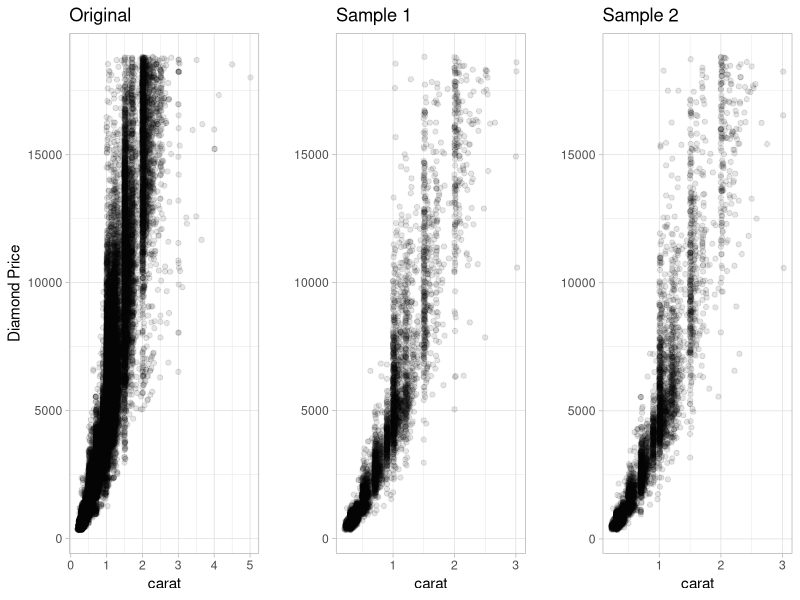
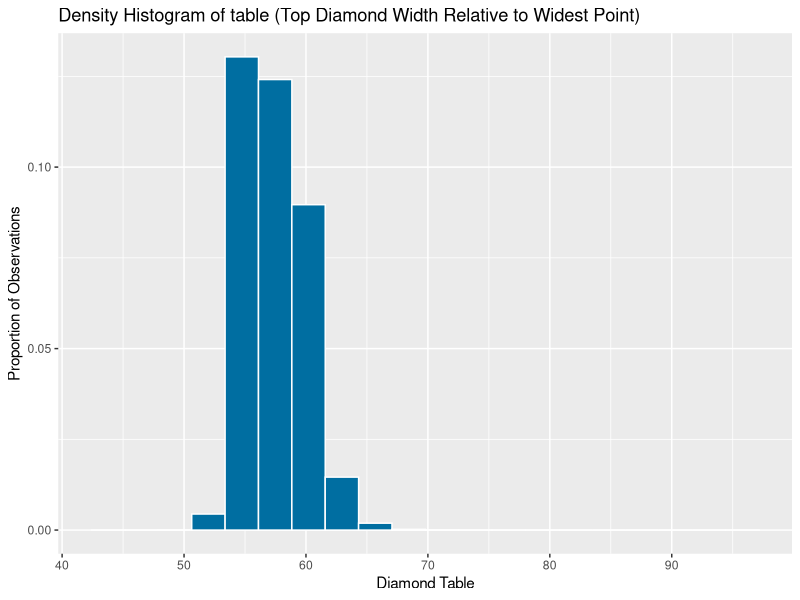
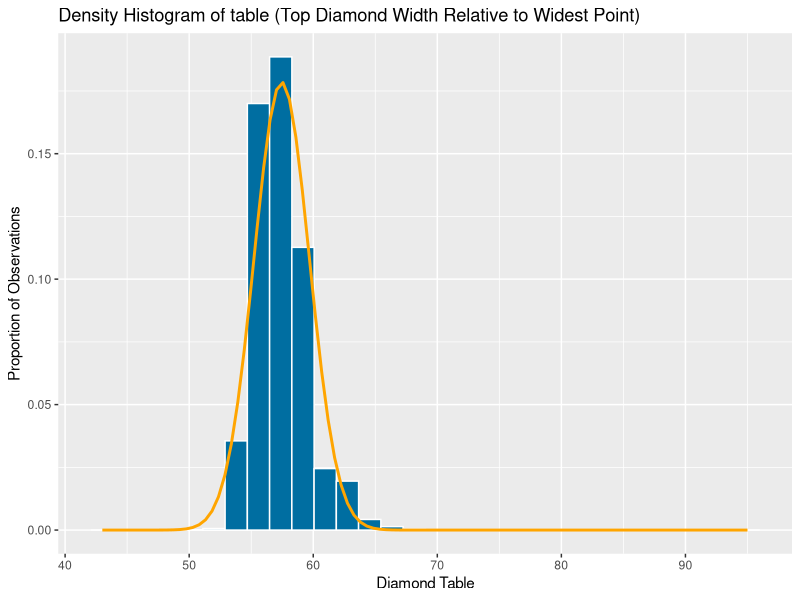

Recreate these plots in R, in order.
## ---- chunk 1
knitr::opts_chunk$set(echo = TRUE, 
                      message = FALSE, 
                      warning = FALSE,
                      comment = "")
## ---- chunk 2
library(tidyverse)
library(gridExtra)

## ---- chunk 3

diamonds

## ---- chunk 4
# diamonds_1 with sample_frac
diamonds_1 <- sample_frac(diamonds, size = 0.10)

## ---- chunk 5

diamonds_2 <- sample_n(diamonds, size = 5400)

## ---- chunk 6

original <- ggplot(data = diamonds, mapping = aes(x = carat, y = price)) + 
            geom_point(alpha = 0.1) + labs(title = "Original", y = 'Diamond Price') + theme_light()

sample_1 <- ggplot(data = diamonds_1, mapping = aes(x = carat, y = price)) + 
            geom_point(alpha = 0.1) + labs(title = "Sample 1", y = '') + theme_light()

sample_2 <- ggplot(data = diamonds_2, mapping = aes(x = carat, y = price)) + 
            geom_point(alpha = 0.1) + labs(title = "Sample 2", y = '') + theme_light()

## ---- chunk 7
# Arrange the saved plots next to each other
grid.arrange(original, sample_1, sample_2,nrow = 1)

## ---- chunk 8

sample(c("H", "T"), size = 1, prob = c(1/2, 1/2))

## ---- chunk 9
# A fair coin
sample(c("H", "T"), size = 10, replace = TRUE)

## ---- chunk 10
# A biased coin
sample(c("H", "T"), size = 10, replace = TRUE, prob = c(0.05, 0.95))

## ---- chunk 11
# Place any integer into set.seed() to initialize
set.seed(314)

sample(c("H", "T"), size = 1)

## ---- chunk 12
# Function to generate a random coin flip
coin_flip <- function() {
               sample(c("H", "T"), size = 1) }
## ---- chunk 13
# Call the function 
coin_flip()

## ---- chunk 14
normal_obs <- rnorm(n = 10, mean = 60, sd = 5)

## ---- chunk 15

normal_obs

## ---- chunk 16
# Generate a vector of 10 random observations from a t distribution 
# with 5 degrees of freedom
t_obs <- rt(n = 10, df = 5)

## ---- chunk 17
# View results
t_obs

## ---- chunk 18
p_95th_normal <- qnorm(p = 0.95, mean = 60, sd = 5)

## ---- chunk 19
p_95th_normal

## ---- chunk 20
p_95th_t <- qt(p = 0.95, df = 5)

## ---- chunk 21
# Check results
p_95th_t

## ---- chunk 22
pnorm(q = 68.22427, mean = 60, sd = 5)

## ---- chunk 23

pt(q = 2.015048, df = 5)

## ---- chunk 24
dnorm(x = 60, mean = 60, sd = 1)

## ---- chunk 25
# Density value at x = 1 for a t Distribution
# with 5 degrees of freedom
dt(x = 1, df = 1)

## ---- chunk 26
# Density histogram of "table"
ggplot(data = diamonds, mapping = aes(x = table, y = ..density..)) +
geom_histogram(fill = "#006EA1", color = "white", bins = 20) + 
labs(title = "Density Histogram of table (Top Diamond Width Relative to Widest Point)",
      x = "Diamond Table",
      y = "Proportion of Observations")

## ---- chunk 27

ggplot(data = diamonds, mapping = aes(x = table)) +
geom_histogram(mapping = aes(y = ..density..), fill = "#006EA1", 
               color = "white", bins = 30) + 
labs(title = "Density Histogram of table (Top Diamond Width Relative to Widest Point)",
      x = "Diamond Table",
      y = "Proportion of Observations") +
stat_function(fun = dnorm, # fun to calculate density value
              args = list(mean = mean(diamonds$table), # args to pass to dnorm
                          sd = sd(diamonds$table)),
              color = "orange",
              size = 1)

